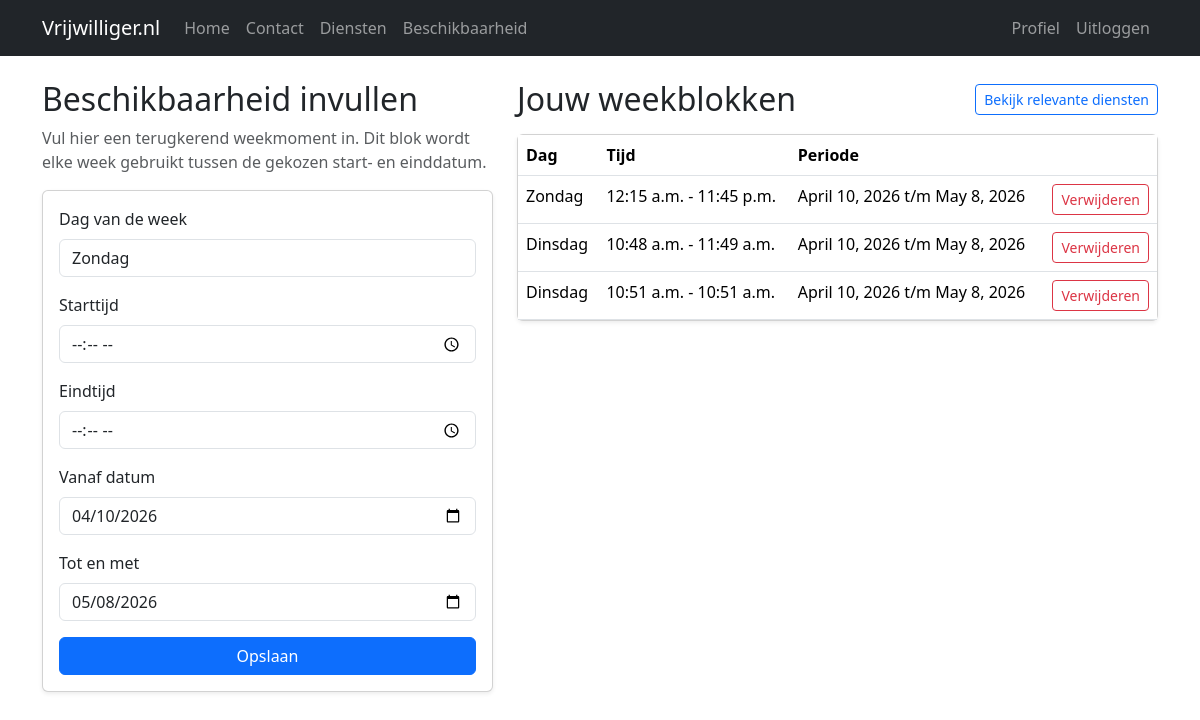
Screenshot of /beschikbaarheid/ (signed in) with the database file from the repository.
### app/models.py (models this page shows, shortened)
class Availability(models.Model):
    WEEKDAY_CHOICES = [
        (1, "Zondag"),
        (2, "Maandag"),
        (3, "Dinsdag"),
        (4, "Woensdag"),
        (5, "Donderdag"),
        (6, "Vrijdag"),
        (7, "Zaterdag"),
    ]
    volunteer = models.ForeignKey(settings.AUTH_USER_MODEL, on_delete=models.CASCADE)
    weekday = models.IntegerField(choices=WEEKDAY_CHOICES)
    start_time = models.TimeField()
    end_time = models.TimeField()
    valid_from = models.DateField()
    valid_until = models.DateField()
    class Meta:
        ordering = ["valid_from", "weekday", "start_time"]

### app/views.py (the view)
# urls.py: path("beschikbaarheid/", views.beschikbaarheid_invullen, name="beschikbaarheid"),
@login_required
def beschikbaarheid_invullen(request):
    if get_user_role(request.user) != "vrijwilliger":
        return redirect("home")
    beschikbaarheden = list_user_availability(request.user)
    if request.method == "POST":
        form = AvailabilityForm(request.POST)
        if form.is_valid():
            create_availability_for_user(request.user, form.cleaned_data)
            return redirect("beschikbaarheid")
    else:
        initial = {}
        if availability_has_period_fields():
            initial = {
                "valid_from": timezone.localdate(),
                "valid_until": timezone.localdate() + timedelta(days=28),
            }
        form = AvailabilityForm(initial=initial)
    return render(request, "vrijwilliger/beschikbaarheid.html", {
        "form": form,
        "beschikbaarheden": beschikbaarheden,
        "has_period_fields": availability_has_period_fields(),
    })

### app/forms.py (shortened to what this page needs)
class AvailabilityForm(forms.Form):
    WEEKDAY_CHOICES = [
        (1, "Zondag"),
        (2, "Maandag"),
        (3, "Dinsdag"),
        (4, "Woensdag"),
        (5, "Donderdag"),
        (6, "Vrijdag"),
        (7, "Zaterdag"),
    ]
    weekday = forms.ChoiceField(
        choices=WEEKDAY_CHOICES,
        label="Dag van de week",
    )
    start_time = forms.TimeField(
        widget=forms.TimeInput(attrs={"type": "time"}),
        label="Starttijd",
    )
    end_time = forms.TimeField(
        widget=forms.TimeInput(attrs={"type": "time"}),
        label="Eindtijd",
    )
    def __init__(self, *args, **kwargs):
        super().__init__(*args, **kwargs)
        if availability_has_period_fields():
            self.fields["valid_from"] = forms.DateField(
                widget=forms.DateInput(attrs={"type": "date"}),
                label="Vanaf datum",
            )
            self.fields["valid_until"] = forms.DateField(
                widget=forms.DateInput(attrs={"type": "date"}),
                label="Tot en met",
            )
        for field in self.fields.values():
            field.widget.attrs.setdefault("class", "form-control")

### app/context_processors.py (called while the page is built)
def user_role(request):
    return {
        "role": get_user_role(request.user, default=None)
    }

### app/utils.py (called while the page is built)
def get_user_role(user, default=None, create_missing=False):
    if not getattr(user, "is_authenticated", False):
        return default
    if create_missing:
        profile = ensure_user_profile(user)
        return profile.role if profile else default
    try:
        return user.userprofile.role
    except UserProfile.DoesNotExist:
        return default

def availability_has_period_fields():
    table_names = connection.introspection.table_names()
    if "app_availability" not in table_names:
        return False
    with connection.cursor() as cursor:
        columns = {
            column.name
            for column in connection.introspection.get_table_description(cursor, "app_availability")
        }
    return {"valid_from", "valid_until"}.issubset(columns)

### app/templates/vrijwilliger/beschikbaarheid.html (shortened to what this page needs)
{% extends "base.html" %}
{% block content %}
<div class="row g-4">
  <div class="col-lg-5">
    <h2>Beschikbaarheid invullen</h2>
    <p class="text-muted">
      Vul hier een terugkerend weekmoment in.
      {% if has_period_fields %}
        Dit blok wordt elke week gebruikt tussen de gekozen start- en einddatum.
      {% else %}
        Jouw database draait nog op de oude versie, dus dit werkt nu zonder periode.
      {% endif %}
    </p>
    <form method="post" class="card card-body shadow-sm">
      {% for field in form %}
        <div class="mb-3">
          <label for="{{ field.id_for_label }}" class="form-label">
            {{ field.label }}
          </label>
          {{ field }}
        </div>
      {% endfor %}
      <button class="btn btn-primary">
        Opslaan
      </button>
    </form>
  </div>
  <div class="col-lg-7">
    <div class="d-flex justify-content-between align-items-center mb-3">
      <h2 class="mb-0">Jouw weekblokken</h2>
      <a href="{% url 'relevante_diensten' %}" class="btn btn-outline-primary btn-sm">
        Bekijk relevante diensten
      </a>
    </div>
    <div class="card shadow-sm">
      <div class="card-body p-0">
        <table class="table mb-0">
          <thead>
            <tr>
              <th>Dag</th>
              <th>Tijd</th>
              <th>Periode</th>
              <th></th>
            </tr>
          </thead>
          <tbody>
            {% for beschikbaarheid in beschikbaarheden %}
              <tr>
                <td>{{ beschikbaarheid.weekday_label }}</td>
                <td>{{ beschikbaarheid.start_time }} - {{ beschikbaarheid.end_time }}</td>
                <td>
                  {% if beschikbaarheid.valid_from and beschikbaarheid.valid_until %}
                    {{ beschikbaarheid.valid_from }} t/m {{ beschikbaarheid.valid_until }}
                  {% else %}
                    Doorlopend
                  {% endif %}
                </td>
                <td class="text-end">
                  <form method="post" action="{% url 'beschikbaarheid_verwijderen' beschikbaarheid.id %}">
                    <button class="btn btn-sm btn-outline-danger">
                      Verwijderen
                    </button>
                  </form>
                </td>
              </tr>
            {% empty %}
              <tr>
                <td colspan="4" class="text-center text-muted py-4">
                  Je hebt nog geen terugkerende beschikbaarheid ingevuld.
                </td>
              </tr>
            {% endfor %}
          </tbody>
        </table>
      </div>
    </div>
  </div>
</div>
{% endblock %}

### rows the page displays
Availability: start_time "12:15 a.m.", end_time "11:45 p.m.", valid_from "April 10, 2026", valid_until "May 8, 2026"
Availability: start_time "10:48 a.m.", end_time "11:49 a.m.", valid_from "April 10, 2026", valid_until "May 8, 2026"
Availability: start_time "10:51 a.m.", end_time "10:51 a.m.", valid_from "April 10, 2026", valid_until "May 8, 2026"

### other values shown
{{ field.label }} "Dag van de week" "Starttijd" "Eindtijd" "Vanaf datum" "Tot en met"
{{ beschikbaarheid.weekday_label }} "Zondag" "Dinsdag" "Dinsdag"
